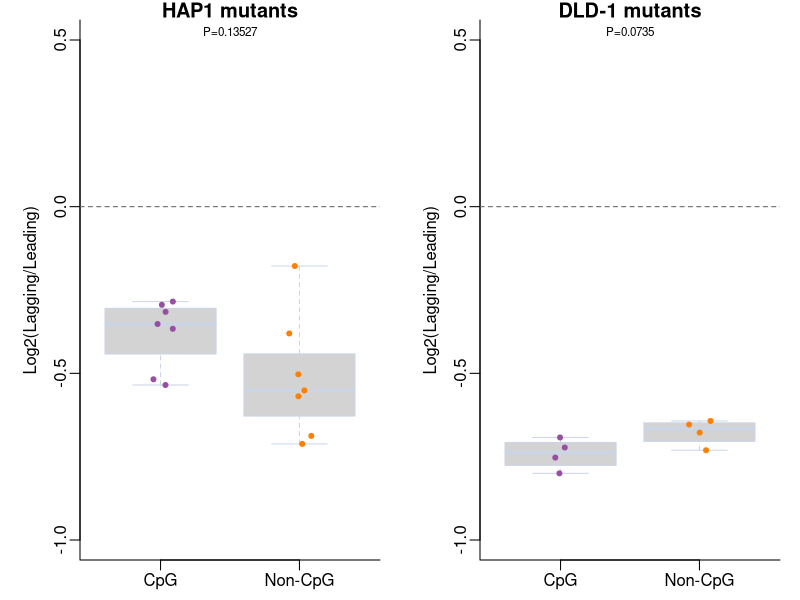

The R script that drew this image:
dev.new()
pdf("cell_line_asym_cpg_ct.pdf",8,4)
layout(matrix(1:2,nrow=1,byrow = T))
par(mar=c(2,4,1,1),mgp=c(2,.5,0),bty="l")
ylim<-c(-1,0.5)

#=================
#   HAP1
#================
cpg<-read.table("data/HAP1/ct_cpg.txt",header = T,row.names = 1)
cpg$ct<-log(cpg$ct,2)
cpg<-as.data.frame(cpg[-8,])
colnames(cpg)<-"value"
cpg$type<-rep("cpg",nrow(cpg))
ncpg<-read.table("data/HAP1/ct_ncpg.txt",header = T,row.names = 1)
ncpg$ct<-log(ncpg$ct,2)
ncpg<-as.data.frame(ncpg[-8,])
colnames(ncpg)<-"value"
ncpg$type<-rep("ncpg",nrow(ncpg))
muts.ct1<-rbind(cpg,ncpg)
boxplot(value~type,data=muts.ct1,main="HAP1 mutants",ylab="Log2(Lagging/Leading)",border="#cbd5e8",notch=F,names=c("CpG","Non-CpG"),ylim=ylim,cex=.8)
stripchart(value~type,data=muts.ct1, method = "jitter",pch = 20, add = TRUE, col =c("#984ea3","#ff7f00") , cex = 1,vertical=T)
t<-t.test(muts.ct1$value[which(muts.ct1$type=="cpg")],muts.ct1$value[which(muts.ct1$type=="ncpg")])
mtext(paste0("P=",round(t$p.value,5)),3,cex=.7,line=-1)
abline(h=0,col="#636363",lty=2)

#=================
#   DLD1
#================
cpg<-read.table("data/DLD1/ct_cpg.txt",header = T,row.names = 1)
cpg$ct<-log(cpg$ct,2)
cpg<-as.data.frame(cpg)
colnames(cpg)<-"value"
cpg$type<-rep("cpg",nrow(cpg))
ncpg<-read.table("data/DLD1/ct_ncpg.txt",header = T,row.names = 1)
ncpg$ct<-log(ncpg$ct,2)
ncpg<-as.data.frame(ncpg)
colnames(ncpg)<-"value"
ncpg$type<-rep("ncpg",nrow(ncpg))
muts.ct<-rbind(cpg,ncpg)
boxplot(value~type,data=muts.ct,main="DLD-1 mutants",ylab="Log2(Lagging/Leading)",border="#cbd5e8",notch=F,names=c("CpG","Non-CpG"),ylim=ylim)
stripchart(value~type,data=muts.ct, method = "jitter",pch = 20, add = TRUE, col =c("#984ea3","#ff7f00") , cex = 1,vertical=T)
t<-t.test(muts.ct$value[which(muts.ct$type=="cpg")],muts.ct$value[which(muts.ct$type=="ncpg")])
mtext(paste0("P=",signif(t$p.value,3)),3,cex=.7,line=-1)
abline(h=0,col="#636363",lty=2)

dev.off()